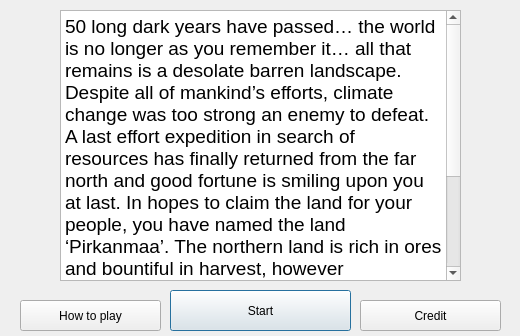
<?xml version="1.0" encoding="UTF-8"?>
<ui version="4.0">
 <class>StartDialog</class>
 <widget class="QDialog" name="StartDialog">
  <property name="geometry">
   <rect>
    <x>0</x>
    <y>0</y>
    <width>520</width>
    <height>336</height>
   </rect>
  </property>
  <property name="windowTitle">
   <string>Dialog</string>
  </property>
  <widget class="QTextBrowser" name="textBrowser">
   <property name="geometry">
    <rect>
     <x>60</x>
     <y>10</y>
     <width>401</width>
     <height>271</height>
    </rect>
   </property>
   <property name="html">
    <string>&lt;!DOCTYPE HTML PUBLIC &quot;-//W3C//DTD HTML 4.0//EN&quot; &quot;http://www.w3.org/TR/REC-html40/strict.dtd&quot;&gt;
&lt;html&gt;&lt;head&gt;&lt;meta name=&quot;qrichtext&quot; content=&quot;1&quot; /&gt;&lt;style type=&quot;text/css&quot;&gt;
p, li { white-space: pre-wrap; }
&lt;/style&gt;&lt;/head&gt;&lt;body style=&quot; font-family:'.SF NS Text'; font-size:13pt; font-weight:400; font-style:normal;&quot;&gt;
&lt;p style=&quot; margin-top:12px; margin-bottom:12px; margin-left:0px; margin-right:0px; -qt-block-indent:0; text-indent:0px;&quot;&gt;&lt;span style=&quot; font-family:'MS Shell Dlg 2'; font-size:14pt;&quot;&gt;50 long dark years have passed… the world is no longer as you remember it… all that remains is a desolate barren landscape. Despite all of mankind’s efforts, climate change was too strong an enemy to defeat. A last effort expedition in search of resources has finally returned from the far north and good fortune is smiling upon you at last. In hopes to claim the land for your people, you have named the land ‘Pirkanmaa’. The northern land is rich in ores and bountiful in harvest, however neighbouring villages have quickly overheard the good news and are right on your tail. It is now your responsibility as chieftain to step up and lead your people out of this dark age. Tread carefully, as you bear the weight of your village’s future on your shoulders. &lt;/span&gt;&lt;/p&gt;&lt;/body&gt;&lt;/html&gt;</string>
   </property>
  </widget>
  <widget class="QPushButton" name="startButton">
   <property name="geometry">
    <rect>
     <x>170</x>
     <y>290</y>
     <width>181</width>
     <height>41</height>
    </rect>
   </property>
   <property name="text">
    <string>Start</string>
   </property>
  </widget>
  <widget class="QPushButton" name="ruleButton">
   <property name="geometry">
    <rect>
     <x>20</x>
     <y>300</y>
     <width>141</width>
     <height>31</height>
    </rect>
   </property>
   <property name="text">
    <string>How to play</string>
   </property>
  </widget>
  <widget class="QPushButton" name="pushButton">
   <property name="geometry">
    <rect>
     <x>360</x>
     <y>300</y>
     <width>141</width>
     <height>31</height>
    </rect>
   </property>
   <property name="text">
    <string>Credit</string>
   </property>
  </widget>
 </widget>
 <resources/>
 <connections/>
</ui>
